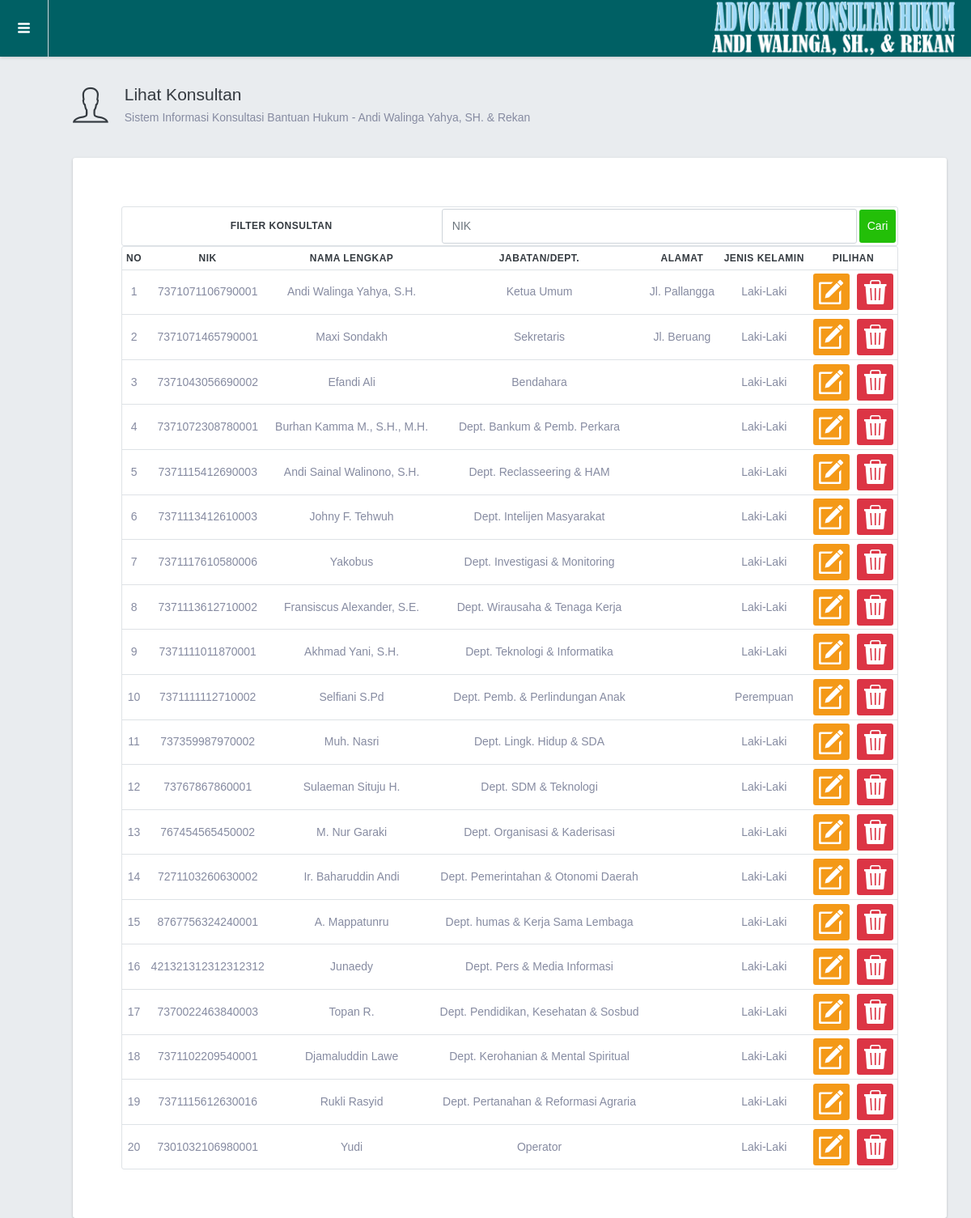
Screenshot of /admin/lihatkonsultan.php (signed in) with the database file from the repository.
### tables this page shows
CREATE TABLE `konsultan` (
  `id_kontan` int(11) NOT NULL,
  `level` varchar(100) NOT NULL,
  `nik` bigint(30) DEFAULT NULL,
  `nm_kontan` varchar(100) NOT NULL,
  `alamat` varchar(100) NOT NULL,
  `tp_lahir` varchar(100) NOT NULL,
  `tgl_lahir` date NOT NULL,
  `jk` enum('Laki-Laki','Perempuan') NOT NULL,
  `agama` varchar(40) NOT NULL,
  `departemen` varchar(100) NOT NULL,
  `foto` varchar(100) DEFAULT NULL,
  `username` varchar(100) NOT NULL,
  `password` varchar(100) NOT NULL
);

### admin/lihatkonsultan.php (the view, shortened to what this page needs)
<?php
include '../includes/connection.php';
$query = "SELECT * FROM konsultan";
$hasil = mysqli_query($db, $query);
$datakontan = array();
while ($row = mysqli_fetch_assoc($hasil)) {
    $datakontan[] = $row;
}
include 'head.php';
include 'header.php';
?>
	<div class="br-mainpanel">
      <div class="br-pagetitle">
        <i class="icon ion-ios-person-outline"></i>
        <div>
          <h4>Lihat Konsultan</h4>
          <p class="mg-b-0">Sistem Informasi Konsultasi Bantuan Hukum - Andi Walinga Yahya, SH. & Rekan</p>
        </div>
      </div>
      <div class="br-pagebody">
        <div class="br-section-wrapper">
         <div class="btn-demo">
              <div class="bd bd-gray-300 rounded table-responsive">
                <table width="100%" class="table table mg-b-0">
                <thead align="right">
                <tr>
                  <form method="post" action="filterkonsultan.php" enctype="multipart/form-data">
                  <th width="40%" style="vertical-align:middle; padding: 0.1rem 0.1rem 0.1rem 0.75rem;"><center>Filter Konsultan</center></th>
                  <th width="55%" style="vertical-align:middle; padding: 0.1rem 0.1rem 0.1rem 0.75rem;">
                  <input type="text" name="nik" class="form-control" placeholder="NIK">
                  </th>
                  <th style="vertical-align:left; text-align: left; padding: 0.1rem 0.1rem 0.1rem 0.1rem;"><input type="submit" class="btn btn-success" value="Cari"></th>
                  </form>
                </tr>
                </thead>
                </table>
              </div>
        <div class="bd bd-gray-300 rounded table-responsive">
            <?php if (empty($datakontan)) : ?>
            Tidak ada data.
            <?php else : ?>
            <table width="97%" class="table table-hover table-sm mg-b-0">
                <thead>
                <tr align="center">
                    <th>No</th>
                    <th>NIK</th>
                    <th>Nama Lengkap</th>
                    <th>Jabatan/Dept.</th>
                    <th>Alamat</th>
                    <th>Jenis Kelamin</th>
                    <th colspan="2">Pilihan</th>
                </tr>
                </thead>
                <tbody>
                <?php $i=1; foreach ($datakontan as $kontan) : ?>
                <tr align="center">
                    <td><?php echo $i++; ?></td>
                    <td><?php echo $kontan['nik'] ?></td>
                    <td><?php echo $kontan['nm_kontan'] ?></td>
                    <td><?php echo $kontan['departemen'] ?></td>
                    <td><?php echo $kontan['alamat'] ?></td>
                    <td><?php echo $kontan['jk'] ?></td>
                    <td width="5%">
                    <a href="editkonsultan.php?id_kontan=<?php echo $kontan['id_kontan']; ?>" class="btn btn-warning btn-icon" onClick="return confirm('Anda yakin akan mengedit konsultan ini?');"><div><i class="ion ion-compose tx-40" align="center"></i></div></a></td>
                    <td width="5%">
                    <a href="hapuskonsultan.php?id_kontan=<?php echo $kontan['id_kontan']; ?>" class="btn btn-danger btn-icon" onClick="return confirm('Anda yakin akan menghapus konsultan ini?');"><div><i class="ion ion-trash-a tx-40" align="center"></i></div></a></td>
                </tr>
                </tbody>
                <?php  endforeach ?>
            </table>
            <?php endif ?>
            </div>
        </div>
        </div>
      </div>
    </div>
<?php
include 'lampiran.php';
?>

### assets/css/style.css (style rules this page uses)
* { box-sizing: border-box; }
body { font-family: Arial, Helvetica, sans-serif; margin: 0; padding: 0; height: 100%; }
a { text-decoration: none; color: black; }
input, textarea, select { width: 100%; padding: 5px 5px; box-sizing: border-box; font-size: medium; }
.btn { width: auto; color: #fff; border: none; cursor: pointer; padding: 10px; }

### rows the page displays
konsultan: nik "7371071106790001", nm_kontan "Andi Walinga Yahya, S.H.", departemen "Ketua Umum", alamat "Jl. Pallangga", jk "Laki-Laki"
konsultan: nik "7371071465790001", nm_kontan "Maxi Sondakh", departemen "Sekretaris", alamat "Jl. Beruang", jk "Laki-Laki"
konsultan: nik "7371043056690002", nm_kontan "Efandi Ali", departemen "Bendahara", jk "Laki-Laki"
konsultan: nik "7371072308780001", nm_kontan "Burhan Kamma M., S.H., M.H.", departemen "Dept. Bankum & Pemb. Perkara", jk "Laki-Laki"
konsultan: nik "7371115412690003", nm_kontan "Andi Sainal Walinono, S.H.", departemen "Dept. Reclasseering & HAM", jk "Laki-Laki"
konsultan: nik "7371113412610003", nm_kontan "Johny F. Tehwuh", departemen "Dept. Intelijen Masyarakat", jk "Laki-Laki"
konsultan: nik "7371117610580006", nm_kontan "Yakobus", departemen "Dept. Investigasi & Monitoring", jk "Laki-Laki"
konsultan: nik "7371113612710002", nm_kontan "Fransiscus Alexander, S.E.", departemen "Dept. Wirausaha & Tenaga Kerja", jk "Laki-Laki"
konsultan: nik "7371111011870001", nm_kontan "Akhmad Yani, S.H.", departemen "Dept. Teknologi & Informatika", jk "Laki-Laki"
konsultan: nik "7371111112710002", nm_kontan "Selfiani S.Pd", departemen "Dept. Pemb. & Perlindungan Anak", jk "Perempuan"
konsultan: nik "737359987970002", nm_kontan "Muh. Nasri", departemen "Dept. Lingk. Hidup & SDA", jk "Laki-Laki"
konsultan: nik "73767867860001", nm_kontan "Sulaeman Situju H.", departemen "Dept. SDM & Teknologi", jk "Laki-Laki"
konsultan: nik "767454565450002", nm_kontan "M. Nur Garaki", departemen "Dept. Organisasi & Kaderisasi", jk "Laki-Laki"
konsultan: nik "7271103260630002", nm_kontan "Ir. Baharuddin Andi", departemen "Dept. Pemerintahan & Otonomi Daerah", jk "Laki-Laki"
konsultan: nik "8767756324240001", nm_kontan "A. Mappatunru", departemen "Dept. humas & Kerja Sama Lembaga", jk "Laki-Laki"
konsultan: nik "421321312312312312", nm_kontan "Junaedy", departemen "Dept. Pers & Media Informasi", jk "Laki-Laki"
konsultan: nik "7370022463840003", nm_kontan "Topan R.", departemen "Dept. Pendidikan, Kesehatan & Sosbud", jk "Laki-Laki"
konsultan: nik "7371102209540001", nm_kontan "Djamaluddin Lawe", departemen "Dept. Kerohanian & Mental Spiritual", jk "Laki-Laki"
konsultan: nik "7371115612630016", nm_kontan "Rukli Rasyid", departemen "Dept. Pertanahan & Reformasi Agraria", jk "Laki-Laki"
konsultan: nik "7301032106980001", nm_kontan "Yudi", departemen "Operator", jk "Laki-Laki"
